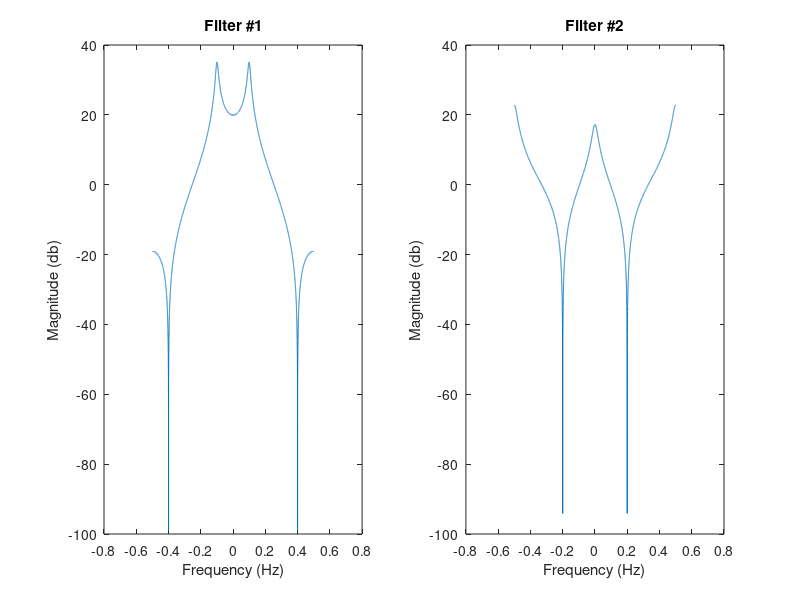
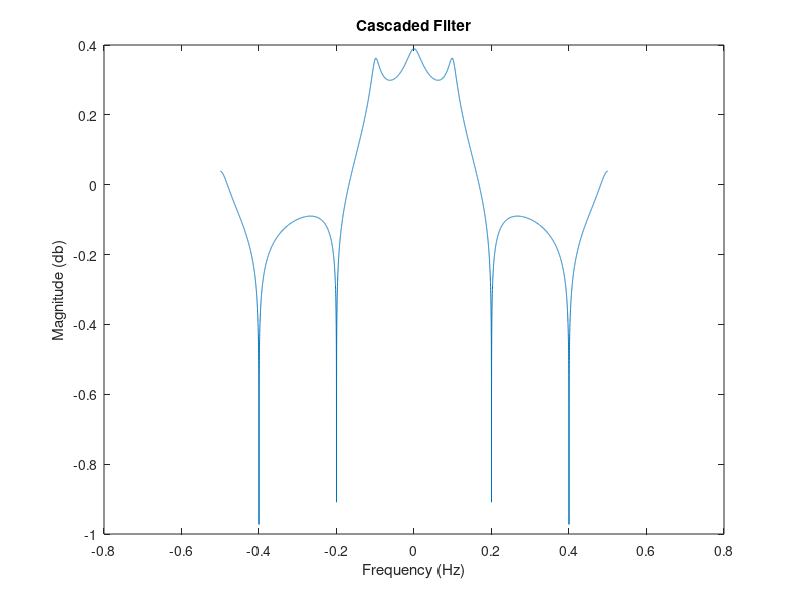
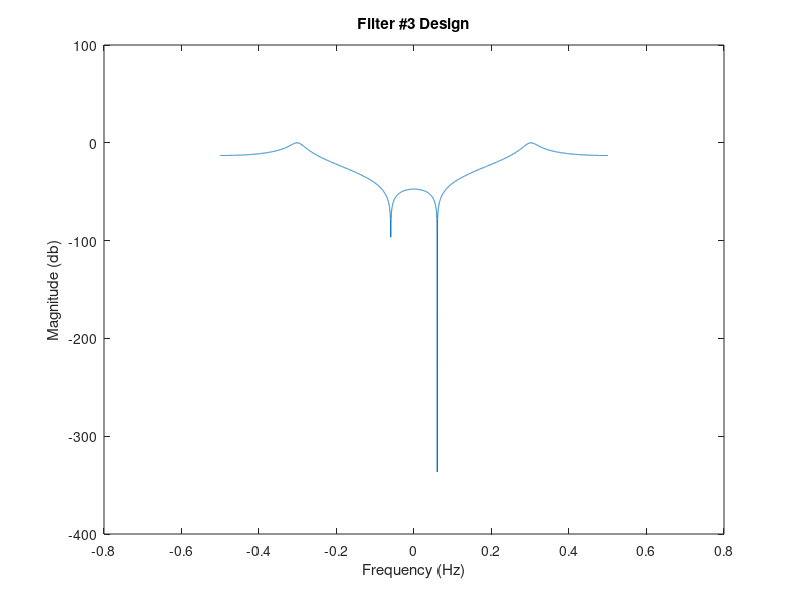

Write the MATLAB code that produced these figures, in order. (Note: this script raises an error after producing the figures.)
%Ryan Plante
%DSP Homework 2
%14 February 2018

%% Question 1
%See paper
%% Question 2
%See paper
%% Question 3
%Filter 1

%Declare Difference Eq Coefficients
a1 = [1 -1.5371 0.9025];
b1 = [1 1.6180 1];

%frequency array, ~10000 point resolution
f = -0.5:.0001:0.5;

z = exp(i*2*pi*f); %input

%Evaluate H(z) = Y(z)/X(z) at all points of Z
hz1 = polyval(b1, z) ./polyval(a1, z);
hz1db = 20*log10(hz1); %convert from magnitude to db
subplot(1,2,1);
plot(f, hz1db)
xlabel('Frequency (Hz)');
ylabel('Magnitude (db)')
title('Filter #1');

%Filter 2
a2 = [1 0 -0.81];
b2 = [1 -0.618 1];

hz2 = polyval(b2, z) ./polyval(a2, z);
hz2db = 20*log10(hz2);
subplot(1,2,2);
plot(f, hz2db)
xlabel('Frequency (Hz)');
ylabel('Magnitude (db)')
title('Filter #2');


%% Question 4
%a
casc =(hz1db+hz2db); %cascade the two filters together
gain = 1/abs(max(casc)) %find value needed for max 1db gain

%b
cascadeWithGain = gain*casc; %apply our gain
figure(2)
plot(f,cascadeWithGain)
xlabel('Frequency (Hz)');
ylabel('Magnitude (db)');
title('Cascaded Filter');
%c
x = [0 0 0 0 0 0 0 0 3 1.5 -1.8 0.2 0 0 0 0 0 0 0 0]; %input array of 20 values
stage1 = filter(b1, a1, x*gain) %output of stage one
stage2 = filter(b2, a2, stage1) %output of stage two
%% Question 5
%See paper for derivation of coefficients
a = [1 -1.8*cos(2*pi*(0.3)) 0.81];
b = [1 -2*cos(2*pi*(0.06)) 1];

%Evaluate H(z) = Y(z)/X(z) at all points of Z
hz3 = polyval(b, z) ./ polyval(a, z);
gain2 = 1./abs(max(hz3)) %gain of 0 db
hz3 = 20*log10(hz3*gain2); %convert to db, add in gain
figure(3)
plot(f, hz3)
xlabel('Frequency (Hz)');
ylabel('Magnitude (db)');
title('Filter #3 Design');
%% Question 6
clear
%% A
M = 4;
sigma = 1.3;
G = 1; %placeholder value

%ii
%compute sum of impulse response to find DC gain
sum = 0;
for n = -M:M
  sum = sum + exp(-0.5*(n/sigma)^2);
end

G = 1/sum %gain coefficient for DC gain of 1

%iii
f= (-0.5:0.01:0.5); %frequency, 100 samples
window = (-M:1:M); %window in which filter is non-zero

%define our filter symbolically
syms z freq n
h(n) = piecewise((n >= -M) & (n <= M), G*exp(-0.5*(n/sigma)^2),0); 
H(z) = 0*z;
for i = -M:M
  H(z) = H(z) + h(i)*(z^-i);
end

%substitute our exponential in for z
H(freq) = subs(H(z), z, exp(1j*2*pi*freq));
%plot our filter gain
figure(4)
plot(f, abs(double(H(f))))
xlabel('Frequency (Hz)');
ylabel('Magnitude')
title('Gaussian Blur Filter Gain');

%iv
% Load the image, and convert to doubles for processing.
p1 = double(imread('Cavvy_bw.jpg'));

%calculate number of rows in image array
rows = size(p1(:,1));

%for all rows in image create new image processed through gaussian blur
%filter
for i= 1:rows
  p2(i,:) = conv(p1(i,:), double(h(window)));
end
figure(5)
%orignal image
imshow(p1,[0 255])
title('Original Image');

figure(6)
%gaussian blur processed image
imshow(p2,[0 255])
title('Gaussian Blur Filtered Image');
%% B
%define our edge detection filter
h2(n) = piecewise((n >= -M) & (n <= M), -G*(n/(sigma^2))*exp(-0.5*((n/sigma)^2)),0);

%i
%once again find our filter gain
sum = 0;
for i = -M:M
  sum = sum + (i/(sigma^2))*exp(-0.5*((i/sigma)^2));
end
%create new gain coefficient
G = -1/sum

H(z) = 0*z; 
for i= -M:M
  H(z) = H(z) + h2(i)*(z^-i);
end

%substitue our exponential in for z
H(freq) = subs(H(z), z, exp(1j*2*pi*freq));

%plot filter gain vs frequency
figure(7)
plot(f, abs(double(H(f))))
xlabel('Frequency (Hz)');
ylabel('Magnitude')
title('Edge Detection Filter Gain');

%ii
%for all rows in image create new image processed through edge detection
%filter
for i= 1:rows
  p3(i,:) = conv(p1(i,:), double(h2(window)));
end

figure(8)
%edge detection
imshow(p3, [-20 20])
title('Edge Detection Filtered Image');
%% Question 7
%See paper